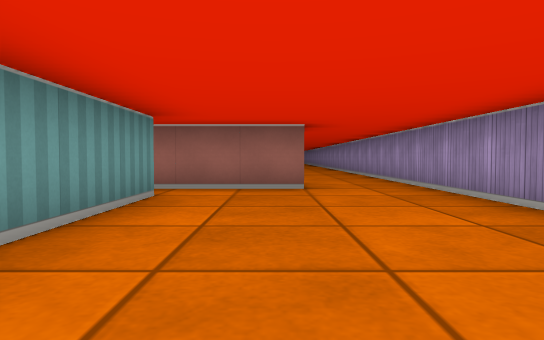
[1] (above)

16 first-person views from a walk through a cub3D level. The camera is about half as high as the walls, tilts 2° down and sees 75° across. The floor is counted in squares. Each view is taken from the middle of a square. On the plan, view 1 faces up. The plan holds only what a view shows up to about 9 squares ahead; the rest is blank.

[2]
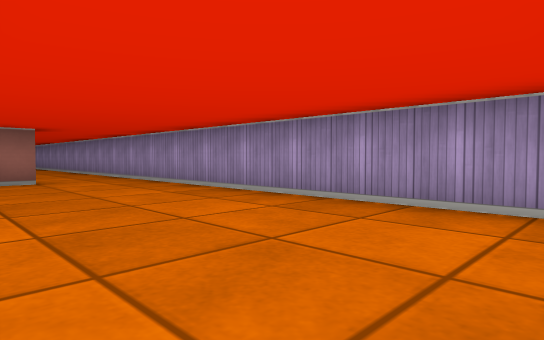

[3]
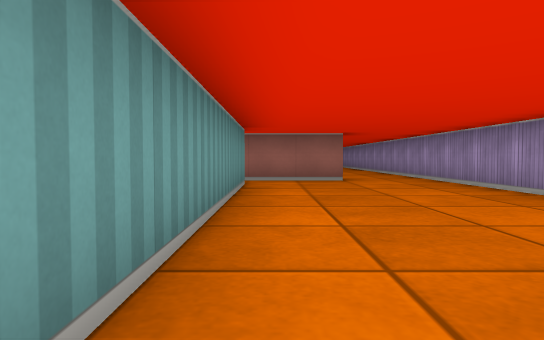

[4]
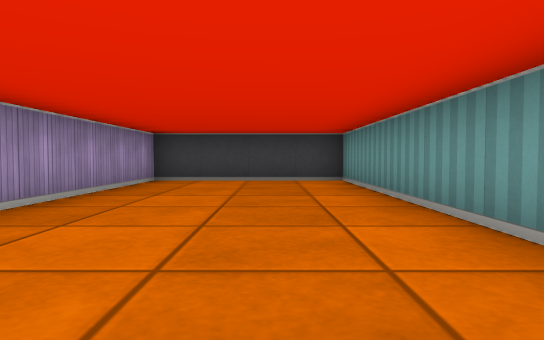

[5]
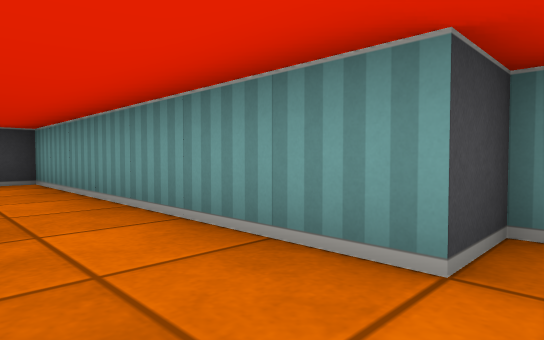

[6]
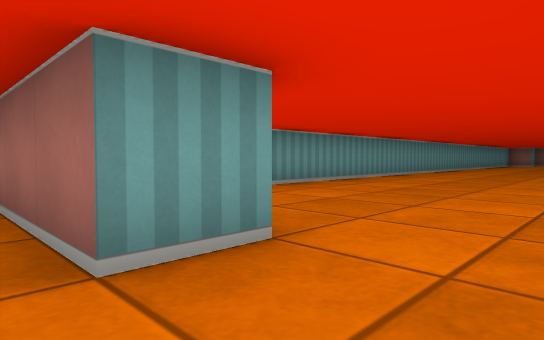

[7]
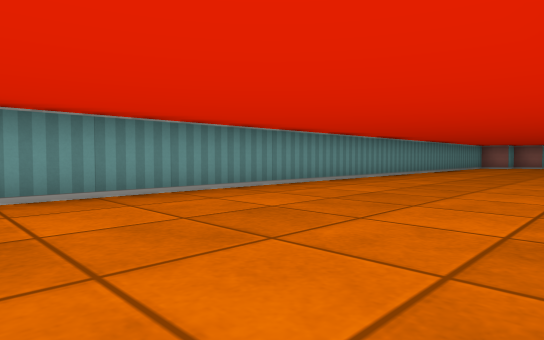

[8]
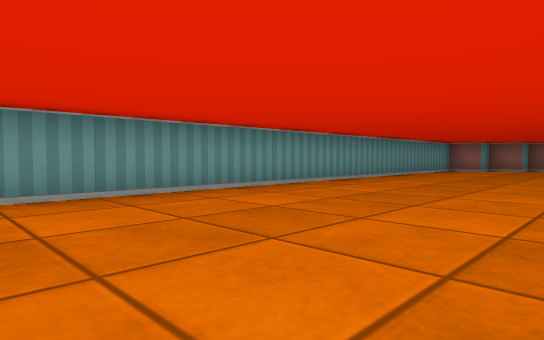

[9]
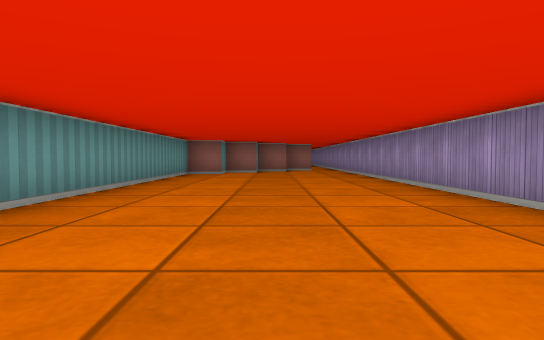

[10]
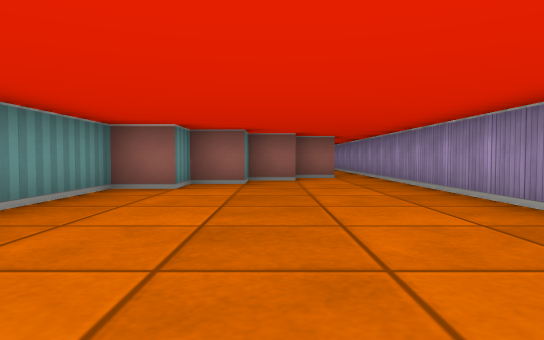

[11]
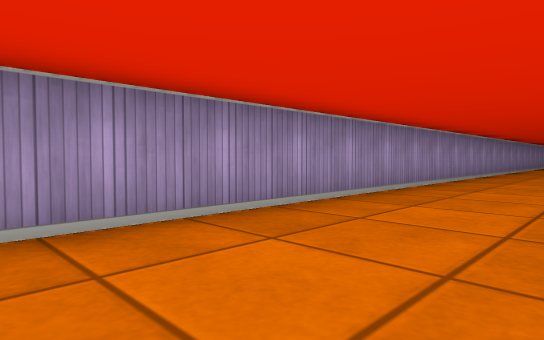

[12]
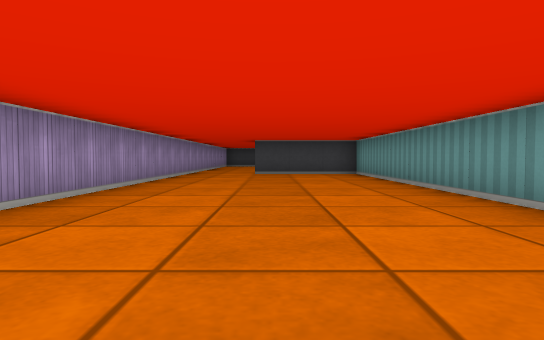

[13]
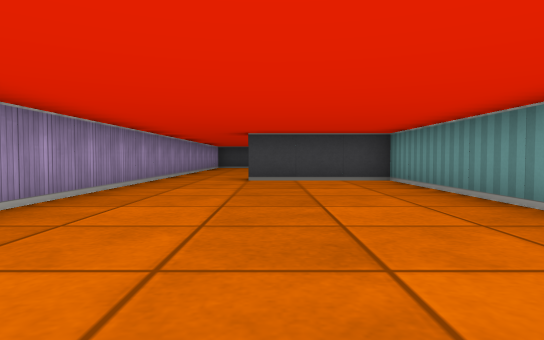

[14]
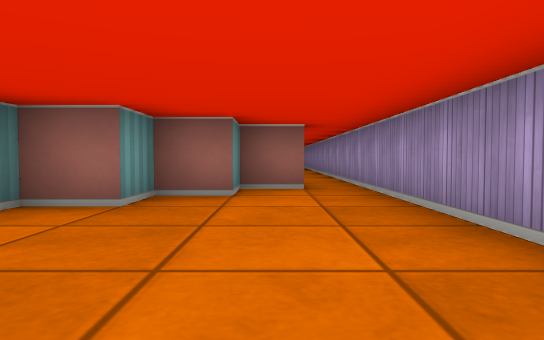

[15]
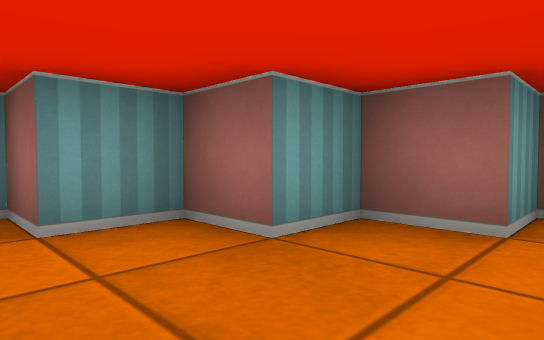

[16]
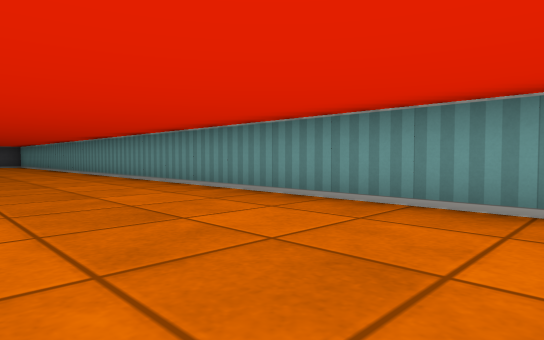

### Floor plan
Points are (right, up) in squares from view 1. A wall is a line through its corners. A room is listed if a view was taken in it or the views show most of it. See-through windows are left out.
Room 1 (views 1, 2, 3, 4, 5, 6)
walls: (-2.6, 4.5) (-1.5, 4.5) (-1.5, -2.5) (2.5, -2.5) (2.5, 6.5); (0.5, 6.5) (0.5, 5.5) (-1.9, 5.5)
ways out: opening at (1.5, 6) to room 2
Room 2 (views 7, 8, 9, 10, 11, 12, 13, 14, 15, 16)
walls: (2.5, 6.5) (2.5, 30.5); (1.6, 30.5) (0.5, 30.5) (0.5, 29.5) (-0.5, 29.5) (-0.5, 28.5) (-1.5, 28.5) (-1.5, 27.5) (-2.5, 27.5) (-2.5, 6.5) (0.5, 6.5)
ways out: opening at (1.5, 6) to room 1; opening at (2, 31)

Where each view was taken, in squares from view 1:
view 1: 0 up, 0 right, facing up
view 2: 2 down, 1 left, facing up-right
view 3: 2 down, 1 left, facing up
view 4: 5 up, 0 right, facing down
view 5: 5 up, 0 right, facing down-left
view 6: 5 up, 2 right, facing up-left
view 7: 10 up, 2 right, facing up-left
view 8: 14 up, 2 right, facing up-left
view 9: 17 up, 0 right, facing up
view 10: 22 up, 0 right, facing up
view 11: 22 up, 0 right, facing down-right
view 12: 17 up, 0 right, facing down
view 13: 14 up, 0 right, facing down
view 14: 25 up, 1 right, facing up
view 15: 27 up, 1 right, facing up-left
view 16: 27 up, 1 right, facing down-left
